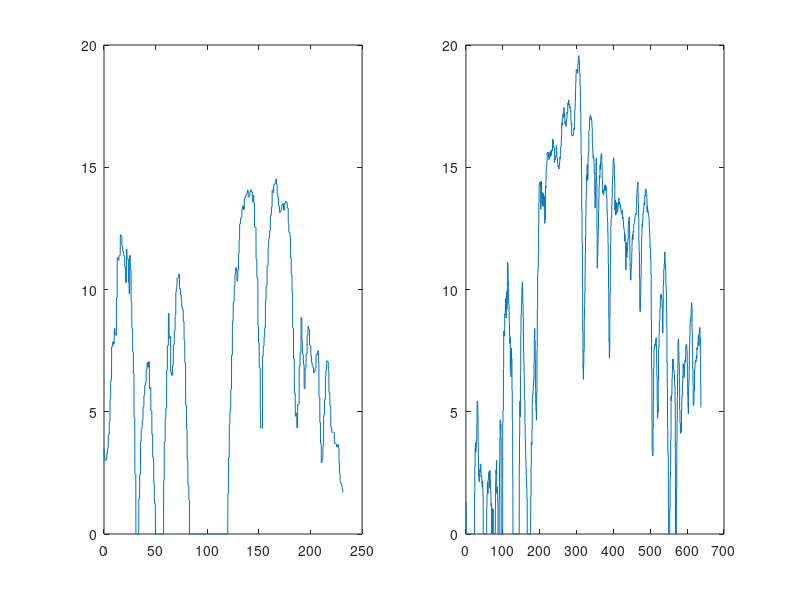
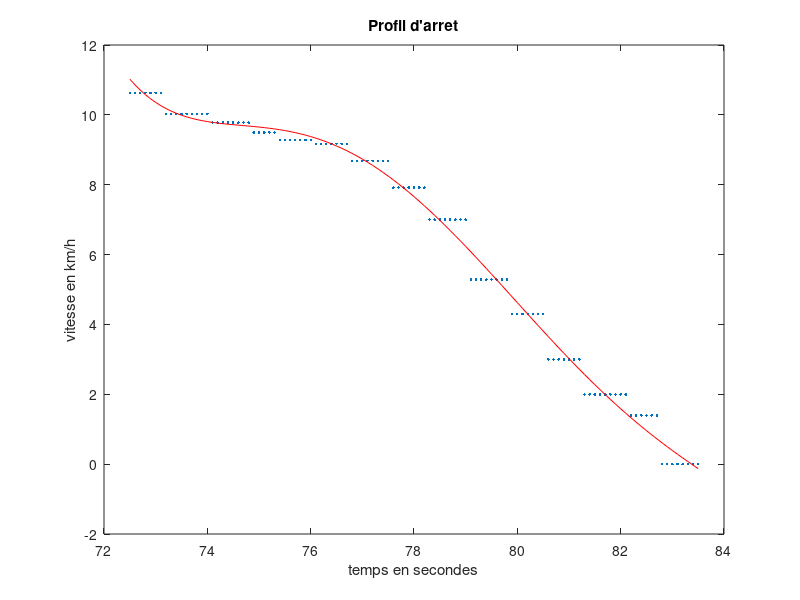
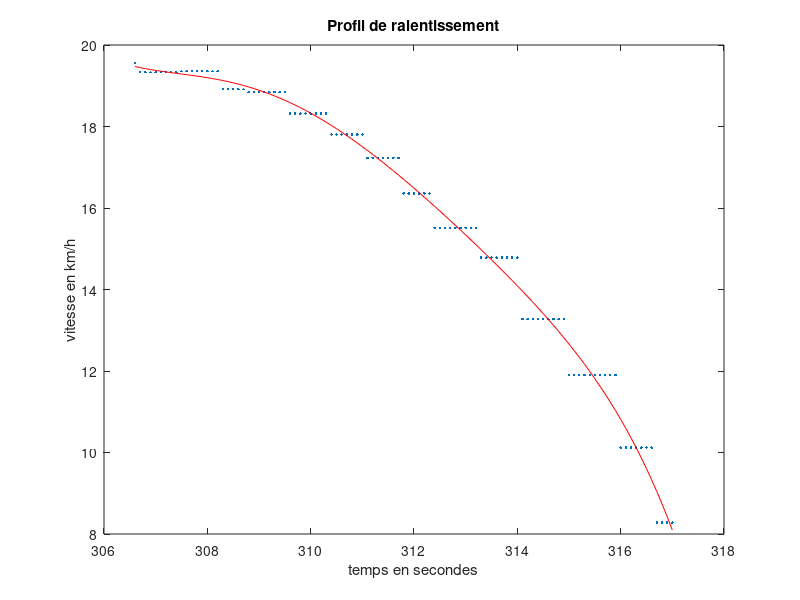

Source code (MATLAB) for these figures, in order:
% Nettoyage du workspace
clc
clear all
clf

M1 = csvread('data.csv',1,1);
M2 = csvread('data2.csv',1,1);

t1 = M1(:,2);t2 = M2(:,2); % en secondes
v1= M1(:,6);v2= M2(:,6); % en m/s

subplot(1,2,1), plot(t1,v1);
subplot(1,2,2), plot(t2,v2);


figure(2);

 tzoom = t1(725:835);
 vzoom = v1(725:835);
%zoom 2
tzoom3 = t2(3066:3170);
vzoom3 = v2(3066:3170);

 plot(tzoom,vzoom,'.')
    hold on
    pp=polyfit(tzoom,vzoom,5);
    approx=polyval(pp,tzoom);
    plot(tzoom,approx,'r')
    xlabel('temps en secondes') % x-axis label
    ylabel('vitesse en km/h') % y-axis label
    title('Profil d''arret')

figure(5)
    plot(tzoom3,vzoom3,'.')
    hold on
    pp3=polyfit(tzoom3,vzoom3,5);
    approx3=polyval(pp3,tzoom3);
    plot(tzoom3,approx3,'r')
     xlabel('temps en secondes') % x-axis label
ylabel('vitesse en km/h') % y-axis label
title('Profil de ralentissement')